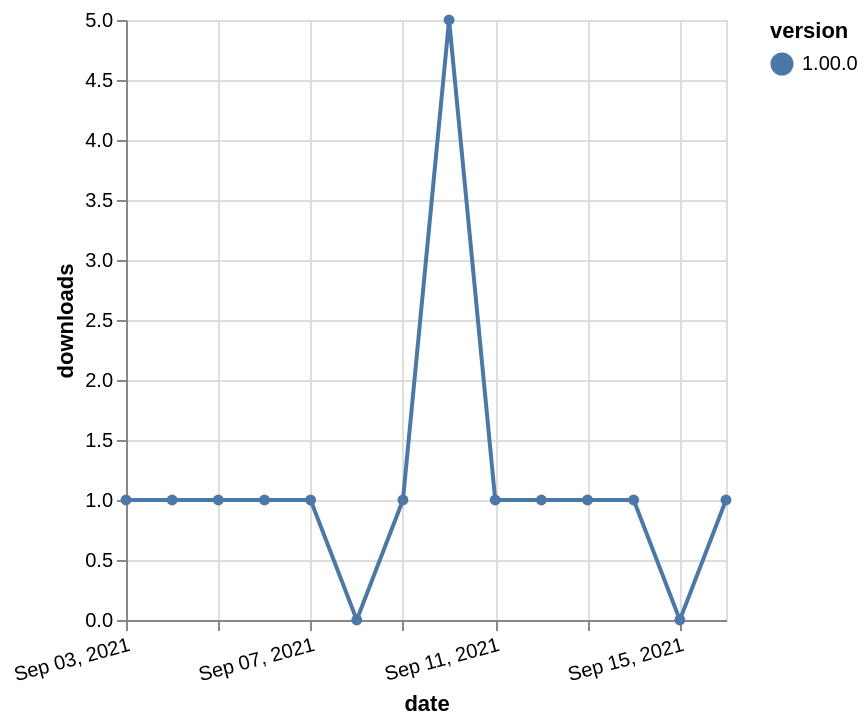

Vega-Lite specification for this chart:
### Vega-Lite specification from a JSON file in a GitHub repository (floating-point values rounded to 4 significant figures)
{"$schema": "https://vega.github.io/schema/vega-lite/v5.json", "description": "A simple bar chart with embedded data.", "data": {"values": [{"date": "2021-09-03", "total": 485, "delta": 1, "version": "1.00.0"}, {"date": "2021-09-04", "total": 486, "delta": 1, "version": "1.00.0"}, {"date": "2021-09-05", "total": 487, "delta": 1, "version": "1.00.0"}, {"date": "2021-09-06", "total": 488, "delta": 1, "version": "1.00.0"}, {"date": "2021-09-07", "total": 489, "delta": 1, "version": "1.00.0"}, {"date": "2021-09-08", "total": 489, "delta": 0, "version": "1.00.0"}, {"date": "2021-09-09", "total": 490, "delta": 1, "version": "1.00.0"}, {"date": "2021-09-10", "total": 495, "delta": 5, "version": "1.00.0"}, {"date": "2021-09-11", "total": 496, "delta": 1, "version": "1.00.0"}, {"date": "2021-09-12", "total": 497, "delta": 1, "version": "1.00.0"}, {"date": "2021-09-13", "total": 498, "delta": 1, "version": "1.00.0"}, {"date": "2021-09-14", "total": 499, "delta": 1, "version": "1.00.0"}, {"date": "2021-09-15", "total": 499, "delta": 0, "version": "1.00.0"}, {"date": "2021-09-16", "total": 500, "delta": 1, "version": "1.00.0"}]}, "width": "container", "mark": {"type": "line", "point": {"filled": true}}, "encoding": {"x": {"field": "date", "type": "temporal", "timeUnit": "yearmonthdate", "title": "date", "axis": {"labelAngle": -15}}, "y": {"field": "delta", "type": "quantitative", "title": "downloads"}, "color": {"field": "version", "type": "nominal"}, "tooltip": {"field": "delta"}}}
